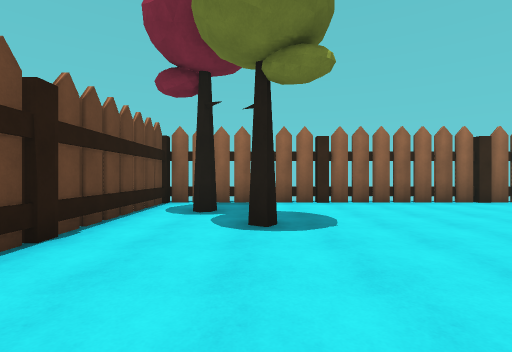
[1] (above)

19 first-person views from a walk through a scene from a Unity 3-D project. The camera is 1.4 m above the floor, looks level and sees 85° across. The floor is counted in squares, 2 m on a side. Each view is taken from the middle of a square. On the plan, view 1 faces up. The plan holds only what a view shows up to about 9 squares ahead; the rest is blank. The place goes on beyond the plan. The player is left out. Some surface patterns are stand-ins.

[2]
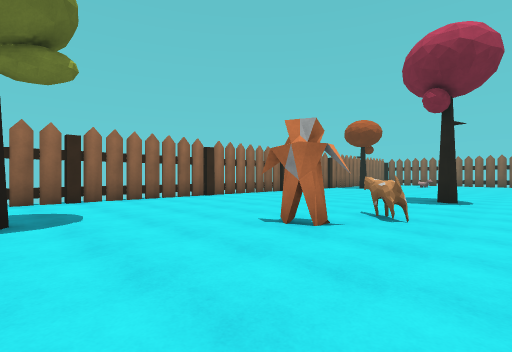

[3]
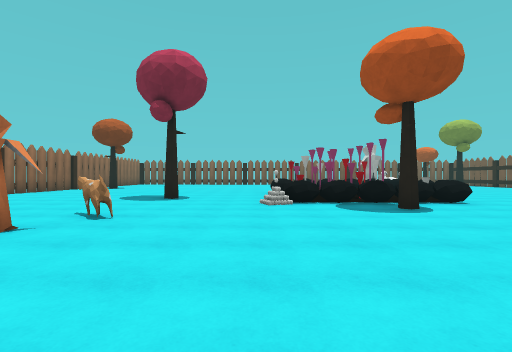

[4]
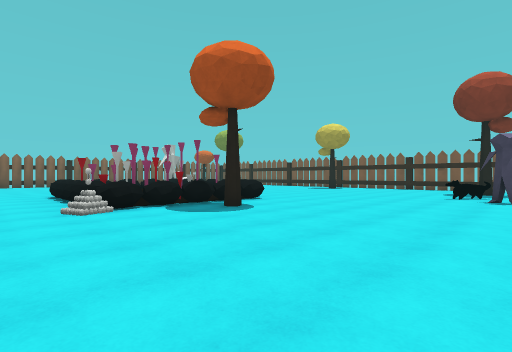

[5]
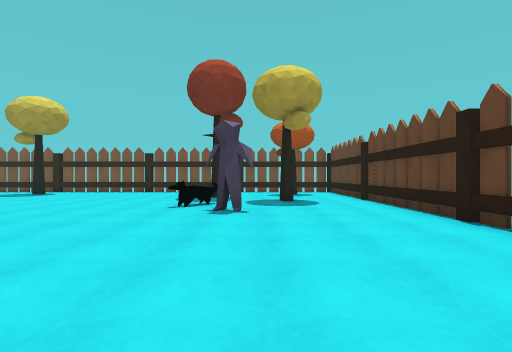

[6]
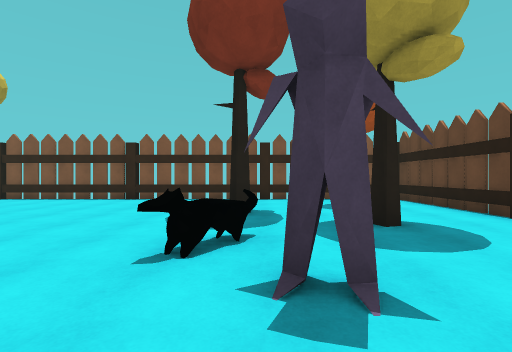

[7]
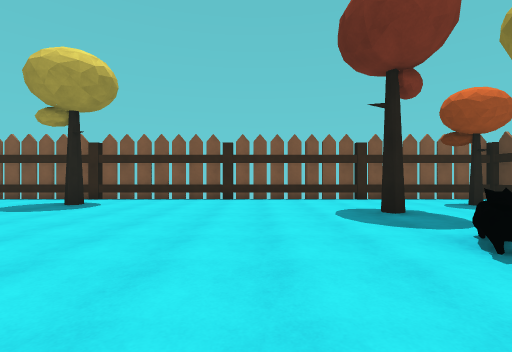

[8]
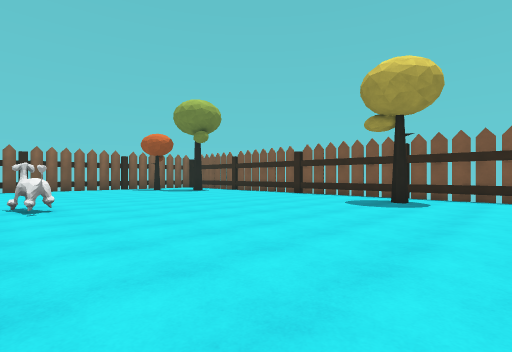

[9]
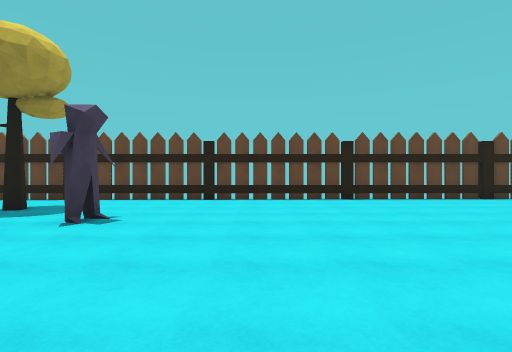

[10]
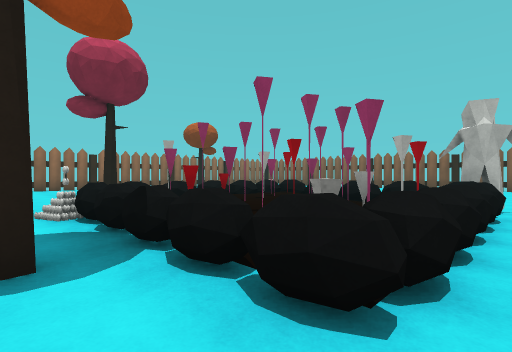

[11]
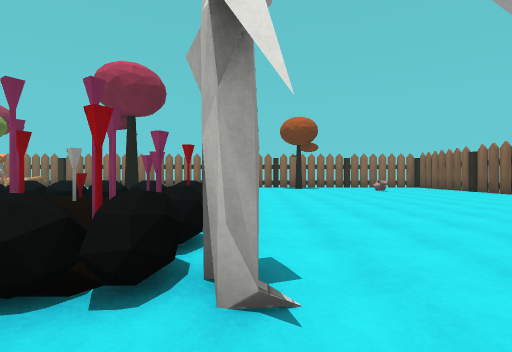

[12]
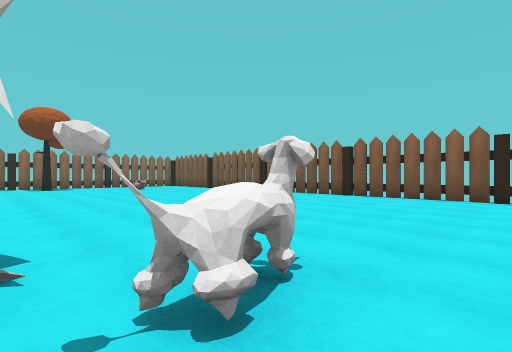

[13]
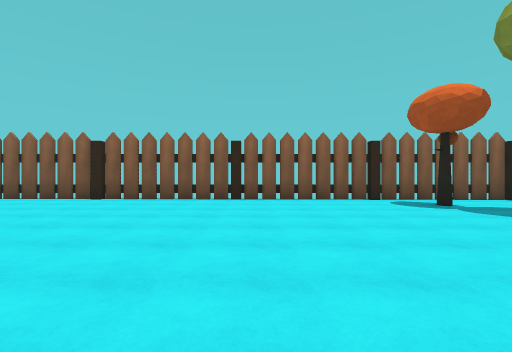

[14]
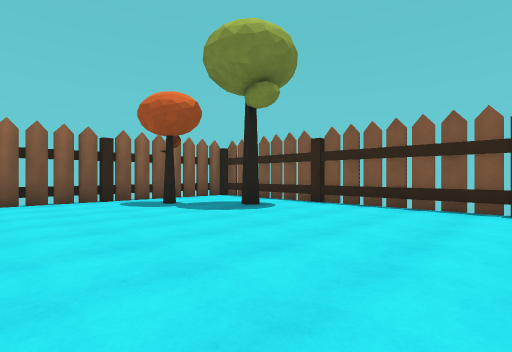

[15]
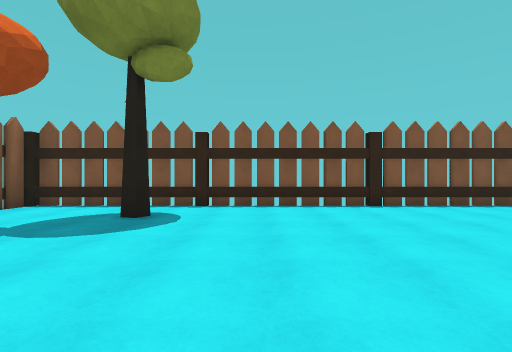

[16]
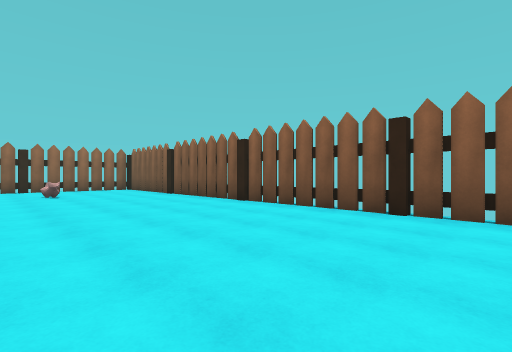

[17]
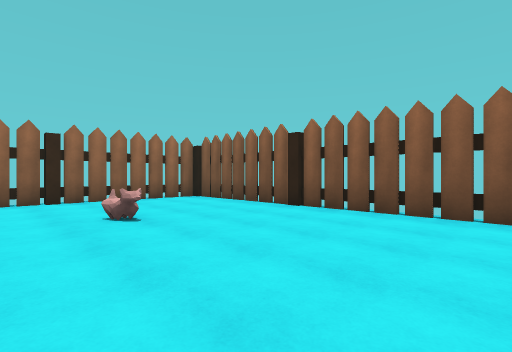

[18]
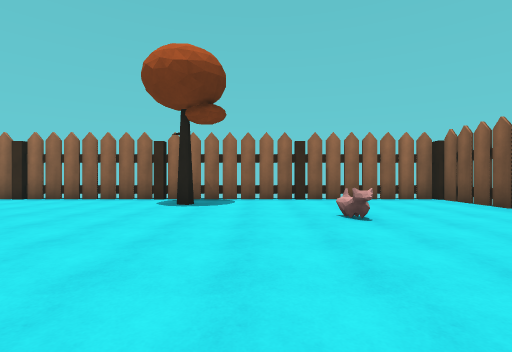

[19]
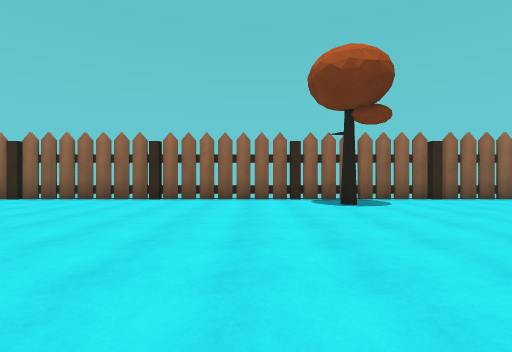

### Floor plan
Key: @ floor where view 1 was taken; # wall or solid block; . floor; ^ raised ledge; T tree; O other object.
Columns run from 3 left of view 1 to 23 right of it. Each row starts with its distance up from view 1.
  8 ###########################
  7 #.........................#
  6 #.................T.......#
  5 #.T.......................#
  4 #..T..................O...#
  3 #.........................#
  2  .....O...................#
  1   ....OOO...T.............#
  0 #  @......................#
 -1 #. ...........  ..........#
 -2 #.........................#
 -3 #.........O^^^^^..........#
 -4 #.........^^^^^^..........#
 -5 #........T^^^^^^..........#
 -6 #.........^^^^^^..........#
 -7 #.........^^^^^^O.........#
 -8 #.........................#
 -9 #................OO.......#
-10 #.........................#
-11 #....O....................#
-12 #....OO...................#
-13 #..T......................#
-14 #.........................#
-15 #....T..................T.#
-16 #..T.........T........T...#
-17 #.........................#
-18 ###########################

Positions as (right, up) in squares from view 1, and headings:
1: (0, 0), facing up
2: (0, -1), facing up-right
3: (0, -2), facing right
4: (1, -1), facing down-right
5: (1, -5), facing down
6: (2, -9), facing down
7: (5, -9), facing down
8: (7, -8), facing down-right
9: (6, -8), facing left
10: (6, -8), facing up-right
11: (13, -9), facing up
12: (13, -10), facing up-right
13: (14, -10), facing right
14: (14, -11), facing down-right
15: (17, -11), facing down
16: (17, -7), facing up-right
17: (17, -1), facing up-right
18: (17, -1), facing up
19: (13, -1), facing up
